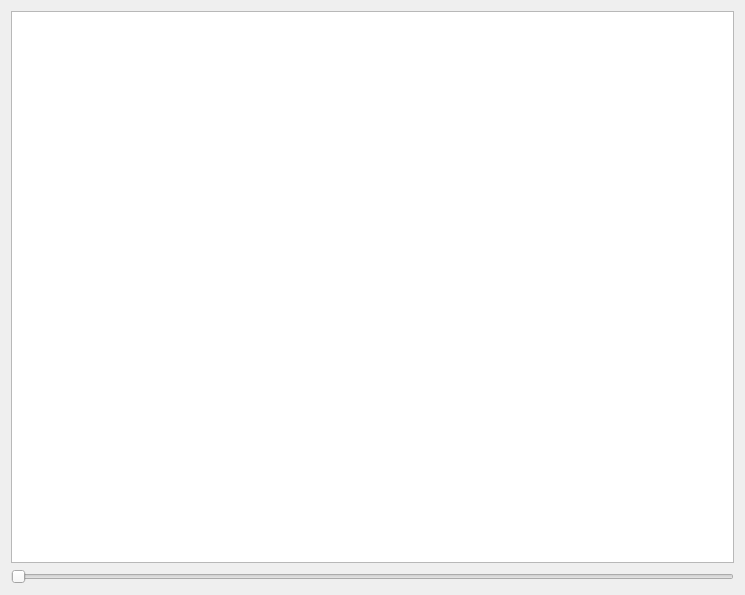
<?xml version="1.0" encoding="UTF-8"?>
<ui version="4.0">
 <class>DatasetBrowser_frm</class>
 <widget class="QWidget" name="DatasetBrowser_frm">
  <property name="geometry">
   <rect>
    <x>0</x>
    <y>0</y>
    <width>745</width>
    <height>595</height>
   </rect>
  </property>
  <property name="sizePolicy">
   <sizepolicy hsizetype="Maximum" vsizetype="Maximum">
    <horstretch>0</horstretch>
    <verstretch>0</verstretch>
   </sizepolicy>
  </property>
  <property name="windowTitle">
   <string>Form</string>
  </property>
  <layout class="QVBoxLayout" name="verticalLayout_2">
   <item>
    <layout class="QVBoxLayout" name="verticalLayout">
     <item>
      <widget class="QGraphicsView" name="graphicsView"/>
     </item>
     <item>
      <widget class="QSlider" name="timelineSlider">
       <property name="orientation">
        <enum>Qt::Horizontal</enum>
       </property>
      </widget>
     </item>
    </layout>
   </item>
  </layout>
 </widget>
 <resources/>
 <connections/>
</ui>
